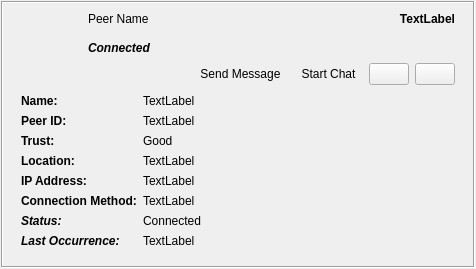
<?xml version="1.0" encoding="UTF-8"?>
<ui version="4.0">
 <class>VOIPFeedItem</class>
 <widget class="QWidget" name="VOIPFeedItem">
  <property name="geometry">
   <rect>
    <x>0</x>
    <y>0</y>
    <width>476</width>
    <height>269</height>
   </rect>
  </property>
  <layout class="QGridLayout">
   <property name="margin">
    <number>1</number>
   </property>
   <item row="0" column="0">
    <widget class="QFrame" name="frame">
     <property name="sizePolicy">
      <sizepolicy hsizetype="Expanding" vsizetype="Preferred">
       <horstretch>0</horstretch>
       <verstretch>0</verstretch>
      </sizepolicy>
     </property>
     <property name="frameShape">
      <enum>QFrame::Box</enum>
     </property>
     <property name="frameShadow">
      <enum>QFrame::Sunken</enum>
     </property>
     <layout class="QGridLayout">
      <property name="verticalSpacing">
       <number>0</number>
      </property>
      <item row="0" column="0">
       <widget class="QFrame" name="peerFrame">
        <layout class="QGridLayout">
         <property name="leftMargin">
          <number>0</number>
         </property>
         <property name="topMargin">
          <number>0</number>
         </property>
         <property name="bottomMargin">
          <number>0</number>
         </property>
         <item row="0" column="0" rowspan="2">
          <widget class="AvatarWidget" name="avatar">
           <property name="minimumSize">
            <size>
             <width>70</width>
             <height>70</height>
            </size>
           </property>
           <property name="maximumSize">
            <size>
             <width>70</width>
             <height>70</height>
            </size>
           </property>
          </widget>
         </item>
         <item row="0" column="1">
          <layout class="QGridLayout" name="gridLayout_Peer">
           <item row="0" column="0">
            <widget class="StyledLabel" name="peerNameLabel">
             <property name="text">
              <string notr="true">Peer Name</string>
             </property>
             <property name="alignment">
              <set>Qt::AlignLeading|Qt::AlignLeft|Qt::AlignTop</set>
             </property>
            </widget>
           </item>
           <item row="1" column="0">
            <widget class="QLabel" name="titleLabel">
             <property name="sizePolicy">
              <sizepolicy hsizetype="Minimum" vsizetype="Minimum">
               <horstretch>0</horstretch>
               <verstretch>0</verstretch>
              </sizepolicy>
             </property>
             <property name="font">
              <font>
               <weight>75</weight>
               <italic>true</italic>
               <bold>true</bold>
              </font>
             </property>
             <property name="text">
              <string notr="true">Connected</string>
             </property>
             <property name="alignment">
              <set>Qt::AlignLeading|Qt::AlignLeft|Qt::AlignVCenter</set>
             </property>
            </widget>
           </item>
          </layout>
         </item>
         <item row="0" column="2">
          <layout class="QHBoxLayout" name="horizontalLayout_Last">
           <item>
            <spacer name="horizontalSpacer">
             <property name="orientation">
              <enum>Qt::Horizontal</enum>
             </property>
             <property name="sizeHint" stdset="0">
              <size>
               <width>190</width>
               <height>13</height>
              </size>
             </property>
            </spacer>
           </item>
           <item>
            <widget class="QLabel" name="lastLabel">
             <property name="sizePolicy">
              <sizepolicy hsizetype="MinimumExpanding" vsizetype="Preferred">
               <horstretch>0</horstretch>
               <verstretch>0</verstretch>
              </sizepolicy>
             </property>
             <property name="font">
              <font>
               <weight>75</weight>
               <bold>true</bold>
              </font>
             </property>
             <property name="text">
              <string notr="true">TextLabel</string>
             </property>
             <property name="alignment">
              <set>Qt::AlignRight|Qt::AlignTop|Qt::AlignTrailing</set>
             </property>
            </widget>
           </item>
          </layout>
         </item>
         <item row="1" column="1" colspan="2">
          <layout class="QHBoxLayout" name="horizontalLayout_Buttons">
           <item>
            <spacer>
             <property name="orientation">
              <enum>Qt::Horizontal</enum>
             </property>
             <property name="sizeType">
              <enum>QSizePolicy::Expanding</enum>
             </property>
             <property name="sizeHint" stdset="0">
              <size>
               <width>388</width>
               <height>21</height>
              </size>
             </property>
            </spacer>
           </item>
           <item>
            <widget class="QToolButton" name="sendmsgButton">
             <property name="focusPolicy">
              <enum>Qt::NoFocus</enum>
             </property>
             <property name="text">
              <string>Send Message</string>
             </property>
             <property name="icon">
              <iconset resource="../../../retroshare-gui/src/gui/images.qrc">
               <normaloff>:/images/mail_new.png</normaloff>:/images/mail_new.png</iconset>
             </property>
             <property name="toolButtonStyle">
              <enum>Qt::ToolButtonTextBesideIcon</enum>
             </property>
             <property name="autoRaise">
              <bool>true</bool>
             </property>
            </widget>
           </item>
           <item>
            <widget class="QToolButton" name="chatButton">
             <property name="sizePolicy">
              <sizepolicy hsizetype="Fixed" vsizetype="Fixed">
               <horstretch>0</horstretch>
               <verstretch>0</verstretch>
              </sizepolicy>
             </property>
             <property name="focusPolicy">
              <enum>Qt::NoFocus</enum>
             </property>
             <property name="toolTip">
              <string>Chat</string>
             </property>
             <property name="text">
              <string>Start Chat</string>
             </property>
             <property name="icon">
              <iconset resource="../../../retroshare-gui/src/gui/images.qrc">
               <normaloff>:/images/chat_24.png</normaloff>:/images/chat_24.png</iconset>
             </property>
             <property name="toolButtonStyle">
              <enum>Qt::ToolButtonTextBesideIcon</enum>
             </property>
             <property name="autoRaise">
              <bool>true</bool>
             </property>
            </widget>
           </item>
           <item>
            <widget class="QPushButton" name="expandButton">
             <property name="sizePolicy">
              <sizepolicy hsizetype="Fixed" vsizetype="Fixed">
               <horstretch>0</horstretch>
               <verstretch>0</verstretch>
              </sizepolicy>
             </property>
             <property name="focusPolicy">
              <enum>Qt::NoFocus</enum>
             </property>
             <property name="toolTip">
              <string>Expand</string>
             </property>
             <property name="icon">
              <iconset resource="../../../retroshare-gui/src/gui/images.qrc">
               <normaloff>:/images/edit_add24.png</normaloff>:/images/edit_add24.png</iconset>
             </property>
            </widget>
           </item>
           <item>
            <widget class="QPushButton" name="clearButton">
             <property name="sizePolicy">
              <sizepolicy hsizetype="Fixed" vsizetype="Fixed">
               <horstretch>0</horstretch>
               <verstretch>0</verstretch>
              </sizepolicy>
             </property>
             <property name="focusPolicy">
              <enum>Qt::NoFocus</enum>
             </property>
             <property name="toolTip">
              <string>Remove Item</string>
             </property>
             <property name="icon">
              <iconset resource="../../../retroshare-gui/src/gui/images.qrc">
               <normaloff>:/images/close_normal.png</normaloff>:/images/close_normal.png</iconset>
             </property>
            </widget>
           </item>
          </layout>
         </item>
        </layout>
       </widget>
      </item>
      <item row="1" column="0">
       <widget class="QFrame" name="expandFrame">
        <layout class="QGridLayout">
         <item row="0" column="0">
          <layout class="QHBoxLayout" name="horizontalLayout_Expand">
           <item>
            <layout class="QVBoxLayout" name="verticalLayout_Left">
             <item>
              <widget class="QLabel" name="lbName">
               <property name="font">
                <font>
                 <weight>75</weight>
                 <bold>true</bold>
                </font>
               </property>
               <property name="text">
                <string>Name:</string>
               </property>
              </widget>
             </item>
             <item>
              <widget class="QLabel" name="lbPeerId">
               <property name="font">
                <font>
                 <weight>75</weight>
                 <bold>true</bold>
                </font>
               </property>
               <property name="text">
                <string>Peer ID:</string>
               </property>
              </widget>
             </item>
             <item>
              <widget class="QLabel" name="lbTrust">
               <property name="sizePolicy">
                <sizepolicy hsizetype="Preferred" vsizetype="Minimum">
                 <horstretch>0</horstretch>
                 <verstretch>0</verstretch>
                </sizepolicy>
               </property>
               <property name="font">
                <font>
                 <weight>75</weight>
                 <bold>true</bold>
                </font>
               </property>
               <property name="text">
                <string>Trust: </string>
               </property>
              </widget>
             </item>
             <item>
              <widget class="QLabel" name="lbLocation">
               <property name="font">
                <font>
                 <weight>75</weight>
                 <bold>true</bold>
                </font>
               </property>
               <property name="text">
                <string>Location:</string>
               </property>
              </widget>
             </item>
             <item>
              <widget class="QLabel" name="lbIPAdresse">
               <property name="font">
                <font>
                 <weight>75</weight>
                 <bold>true</bold>
                </font>
               </property>
               <property name="text">
                <string>IP Address:</string>
               </property>
              </widget>
             </item>
             <item>
              <widget class="QLabel" name="lbConnectionMethod">
               <property name="font">
                <font>
                 <weight>75</weight>
                 <bold>true</bold>
                </font>
               </property>
               <property name="text">
                <string>Connection Method:</string>
               </property>
              </widget>
             </item>
             <item>
              <widget class="QLabel" name="lbStatus">
               <property name="sizePolicy">
                <sizepolicy hsizetype="Minimum" vsizetype="Minimum">
                 <horstretch>0</horstretch>
                 <verstretch>0</verstretch>
                </sizepolicy>
               </property>
               <property name="font">
                <font>
                 <weight>75</weight>
                 <italic>true</italic>
                 <bold>true</bold>
                </font>
               </property>
               <property name="text">
                <string>Status:</string>
               </property>
              </widget>
             </item>
             <item>
              <widget class="QLabel" name="lbLastOccurrence">
               <property name="sizePolicy">
                <sizepolicy hsizetype="Minimum" vsizetype="Minimum">
                 <horstretch>0</horstretch>
                 <verstretch>0</verstretch>
                </sizepolicy>
               </property>
               <property name="font">
                <font>
                 <weight>75</weight>
                 <italic>true</italic>
                 <bold>true</bold>
                </font>
               </property>
               <property name="text">
                <string>Last Occurrence:</string>
               </property>
              </widget>
             </item>
            </layout>
           </item>
           <item>
            <layout class="QVBoxLayout" name="verticalLayout_Right">
             <item>
              <widget class="QLabel" name="nameLabel">
               <property name="sizePolicy">
                <sizepolicy hsizetype="MinimumExpanding" vsizetype="Preferred">
                 <horstretch>0</horstretch>
                 <verstretch>0</verstretch>
                </sizepolicy>
               </property>
               <property name="text">
                <string notr="true">TextLabel</string>
               </property>
              </widget>
             </item>
             <item>
              <widget class="QLabel" name="idLabel">
               <property name="sizePolicy">
                <sizepolicy hsizetype="MinimumExpanding" vsizetype="Preferred">
                 <horstretch>0</horstretch>
                 <verstretch>0</verstretch>
                </sizepolicy>
               </property>
               <property name="text">
                <string notr="true">TextLabel</string>
               </property>
              </widget>
             </item>
             <item>
              <widget class="QLabel" name="trustLabel">
               <property name="text">
                <string notr="true">Good</string>
               </property>
              </widget>
             </item>
             <item>
              <widget class="QLabel" name="locLabel">
               <property name="sizePolicy">
                <sizepolicy hsizetype="MinimumExpanding" vsizetype="Preferred">
                 <horstretch>0</horstretch>
                 <verstretch>0</verstretch>
                </sizepolicy>
               </property>
               <property name="text">
                <string notr="true">TextLabel</string>
               </property>
              </widget>
             </item>
             <item>
              <widget class="QLabel" name="ipLabel">
               <property name="sizePolicy">
                <sizepolicy hsizetype="MinimumExpanding" vsizetype="Preferred">
                 <horstretch>0</horstretch>
                 <verstretch>0</verstretch>
                </sizepolicy>
               </property>
               <property name="text">
                <string notr="true">TextLabel</string>
               </property>
              </widget>
             </item>
             <item>
              <widget class="QLabel" name="connLabel">
               <property name="sizePolicy">
                <sizepolicy hsizetype="MinimumExpanding" vsizetype="Preferred">
                 <horstretch>0</horstretch>
                 <verstretch>0</verstretch>
                </sizepolicy>
               </property>
               <property name="text">
                <string notr="true">TextLabel</string>
               </property>
              </widget>
             </item>
             <item>
              <widget class="QLabel" name="statusLabel">
               <property name="text">
                <string notr="true">Connected</string>
               </property>
              </widget>
             </item>
             <item>
              <widget class="QLabel" name="loLabel">
               <property name="text">
                <string notr="true">TextLabel</string>
               </property>
              </widget>
             </item>
            </layout>
           </item>
          </layout>
         </item>
        </layout>
       </widget>
      </item>
     </layout>
    </widget>
   </item>
  </layout>
  <action name="actionNew_Message">
   <property name="icon">
    <iconset resource="../../../retroshare-gui/src/gui/images.qrc">
     <normaloff>:/images/mail_send.png</normaloff>:/images/mail_send.png</iconset>
   </property>
   <property name="text">
    <string>Write Message</string>
   </property>
  </action>
 </widget>
 <customwidgets>
  <customwidget>
   <class>AvatarWidget</class>
   <extends>QLabel</extends>
   <header>gui/common/AvatarWidget.h</header>
   <container>1</container>
  </customwidget>
  <customwidget>
   <class>StyledLabel</class>
   <extends>QLabel</extends>
   <header>gui/common/StyledLabel.h</header>
  </customwidget>
 </customwidgets>
 <resources>
  <include location="../../../retroshare-gui/src/gui/images.qrc"/>
 </resources>
 <connections/>
</ui>
